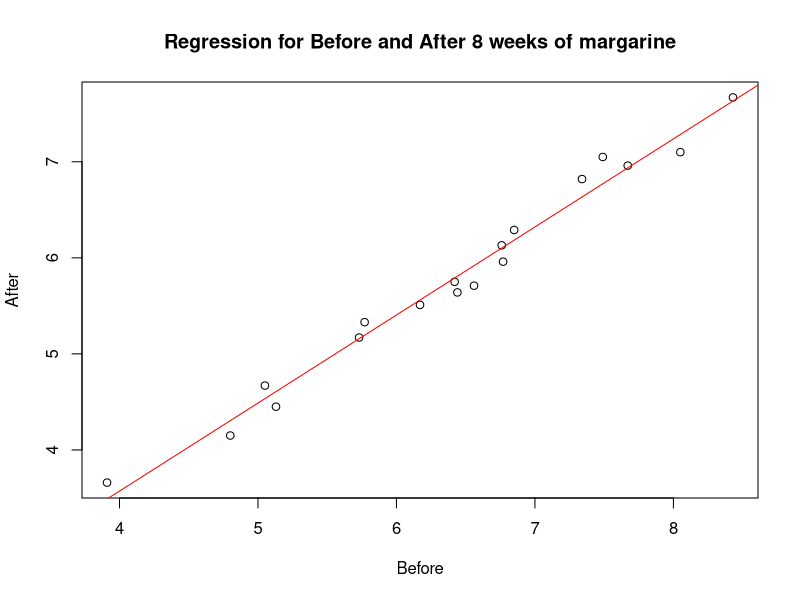
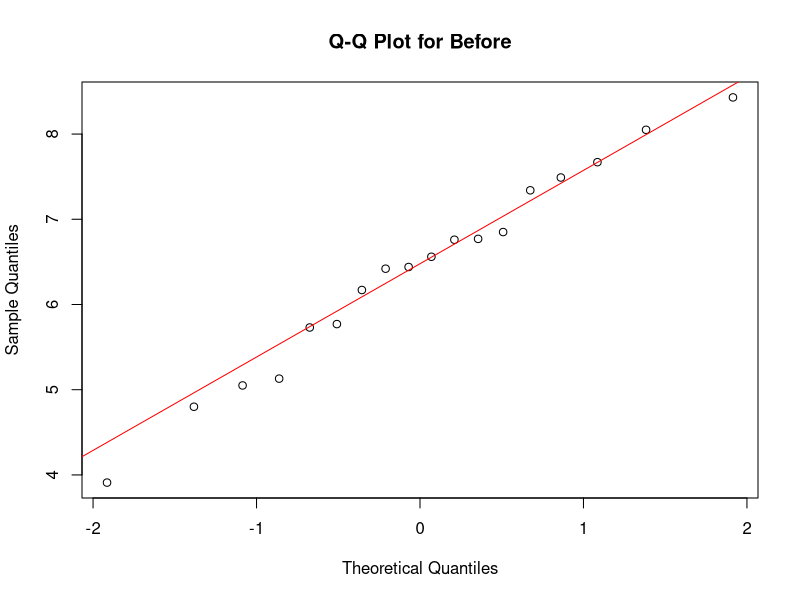
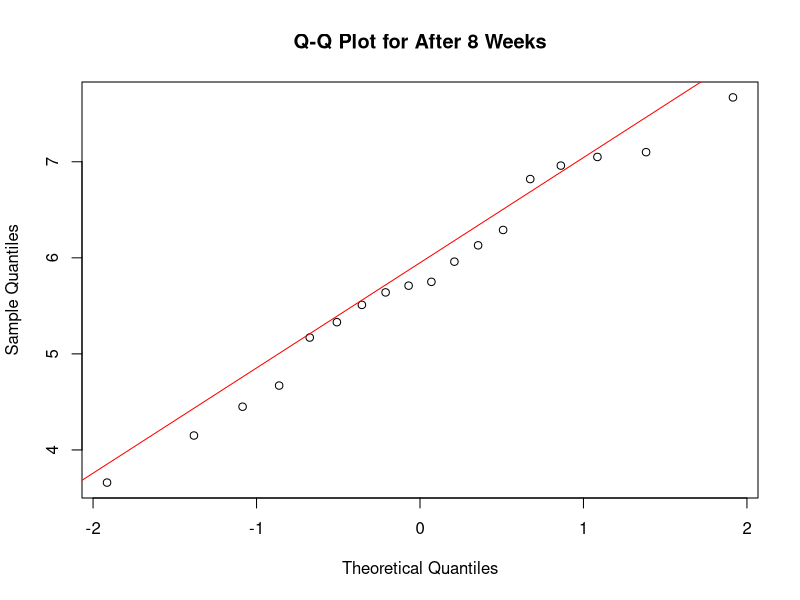
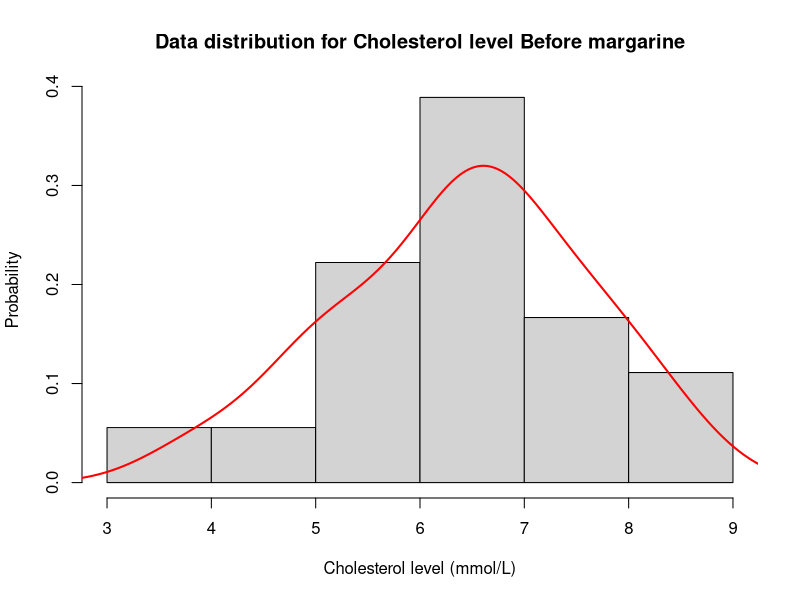
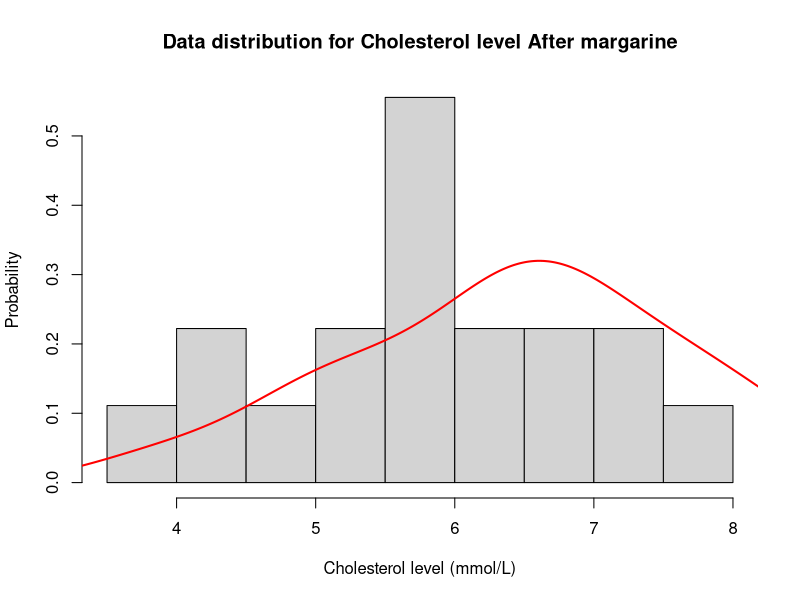
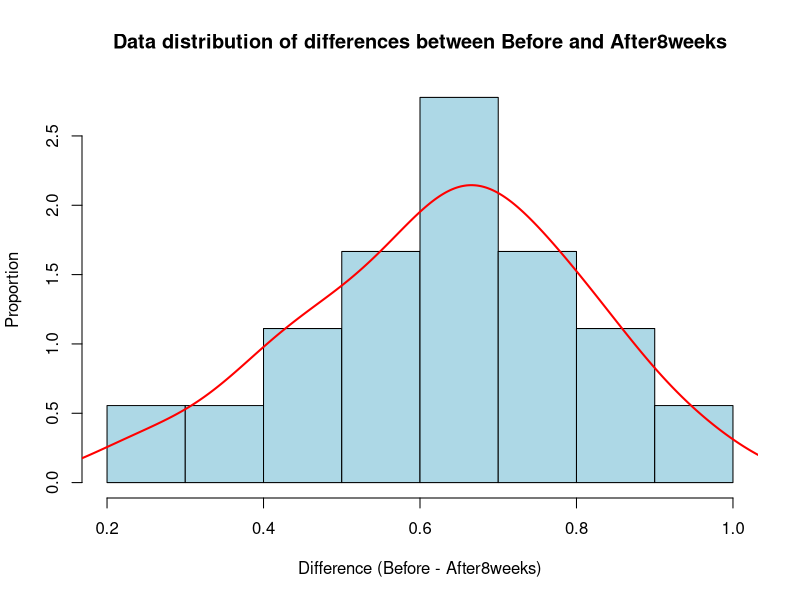
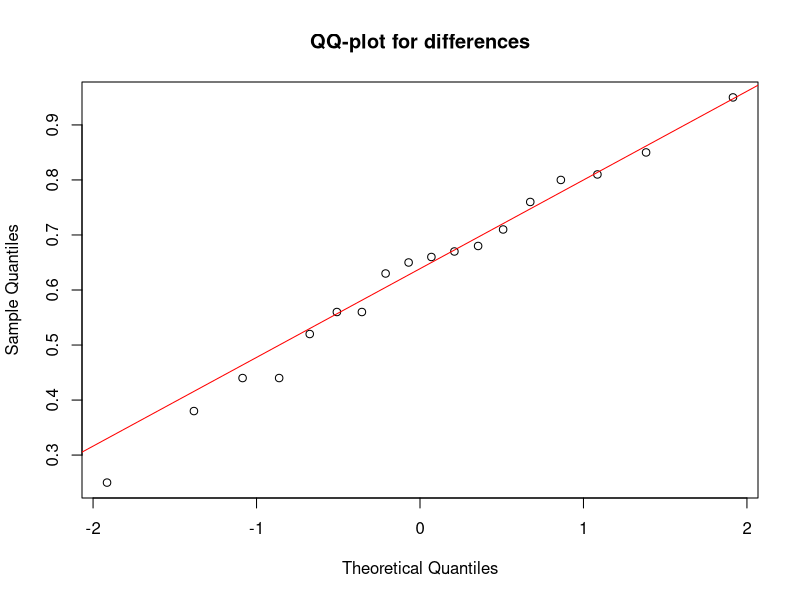

Generate these figures, in order, with R:
# To install the necessary package, uncomment the next line
# install.packages("ggplot2")

# Importing library and reading data
library(ggplot2)
set.seed(0)
data = read.delim("cholesterol.txt", sep=' ')

################## QUESTION 1A #####################

# A scatter plot for correlation between Before and After8weeks
plot(data$Before, data$After8weeks, 
     main = 'Regression for Before and After 8 weeks of margarine', 
     xlab='Before', 
     ylab='After')
abline(lm(After8weeks ~ Before, data = data), col = "red")

# Some QQ-plots to try out
#qplot(sample = Before, data = data, main = 'QQ-plot', xlab='theoretical', ylab = 'sample')
#qplot(sample = After8weeks, data = data, main = 'QQ-plot', xlab='theoretical', ylab = 'sample')

qqnorm(data$Before, main = "Q-Q Plot for Before")
qqline(data$Before, col = "red")

qqnorm(data$After8weeks, main = "Q-Q Plot for After 8 Weeks")
qqline(data$After8weeks, col = "red")

# Histograms to visualize distribution of Before and After8weeks
hist(data$Before, probability = TRUE, 
     main = 'Data distribution for Cholesterol level Before margarine',
     xlab = 'Cholesterol level (mmol/L)',
     ylab = 'Probability')
lines(density(data$Before), col = "red", lwd = 2)

hist(data$After8weeks, probability = TRUE, 
     main = 'Data distribution for Cholesterol level After margarine',
     xlab = 'Cholesterol level (mmol/L)',
     ylab = 'Probability')
lines(density(data$Before), col = "red", lwd = 2)


##################### QUESTION 1B ########################

# H0: The margarine diet has no effect, i.e. the mean cholesterol levels Before and After 8 weeks are the same
# H1: The margarine diet reduces cholesterol levels --> mean_before > mean_after
# Paired t-test
# Assumption: the differences between Before and After should be normally distributed
# Outcome: if p < 0.05, reject H0
t.test(data$Before, data$After8weeks, paired = TRUE, alternative = "greater")

# Visualizing distribution of the differences
difference = data$Before - data$After8weeks

hist(difference, probability = TRUE,
     main = 'Data distribution of differences between Before and After8weeks',
     col = 'lightblue',
     xlab = 'Difference (Before - After8weeks)',
     ylab = 'Proportion')
lines(density(difference), col = 'red', lwd = 2)

qqnorm(difference,
       main = 'QQ-plot for differences',
       xlab = 'Theoretical Quantiles',
       ylab = 'Sample Quantiles')
qqline(difference, col = "red")

# Testing normality of the data
# If p > 0.05 --> fail to reject normality (data is normal)
shapiro.test(difference)

